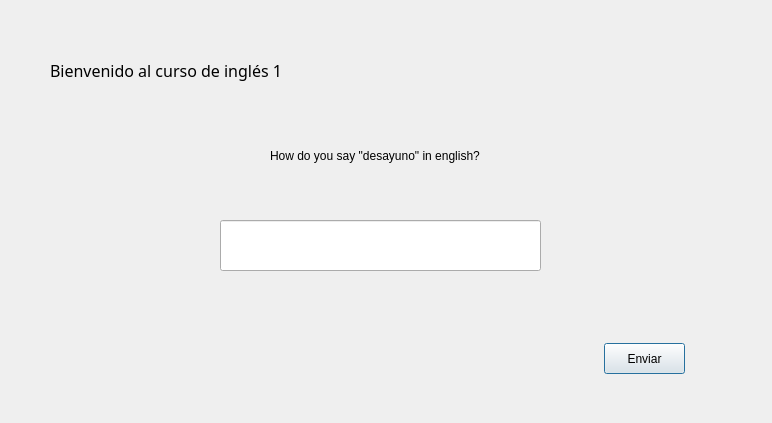
<?xml version="1.0" encoding="UTF-8"?>
<ui version="4.0">
 <class>ventana1</class>
 <widget class="QDialog" name="ventana1">
  <property name="geometry">
   <rect>
    <x>0</x>
    <y>0</y>
    <width>772</width>
    <height>423</height>
   </rect>
  </property>
  <property name="windowTitle">
   <string>Dialog</string>
  </property>
  <widget class="QPushButton" name="pushButton">
   <property name="geometry">
    <rect>
     <x>604</x>
     <y>343</y>
     <width>81</width>
     <height>31</height>
    </rect>
   </property>
   <property name="text">
    <string>Enviar</string>
   </property>
  </widget>
  <widget class="QLineEdit" name="lineEdit">
   <property name="geometry">
    <rect>
     <x>220</x>
     <y>220</y>
     <width>321</width>
     <height>51</height>
    </rect>
   </property>
  </widget>
  <widget class="QLabel" name="label">
   <property name="geometry">
    <rect>
     <x>270</x>
     <y>140</y>
     <width>221</width>
     <height>31</height>
    </rect>
   </property>
   <property name="text">
    <string>How do you say &quot;desayuno&quot; in english?</string>
   </property>
  </widget>
  <widget class="QLabel" name="label_2">
   <property name="geometry">
    <rect>
     <x>50</x>
     <y>40</y>
     <width>251</width>
     <height>61</height>
    </rect>
   </property>
   <property name="font">
    <font>
     <family>Arial Rounded MT Bold</family>
     <pointsize>12</pointsize>
    </font>
   </property>
   <property name="text">
    <string>Bienvenido al curso de inglés 1</string>
   </property>
  </widget>
 </widget>
 <resources/>
 <connections/>
</ui>
